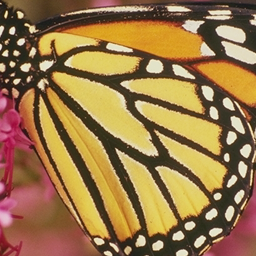
//> input picture Sources/cv/dnn_superres/butterfly.png, 256 x 256 px, given in place of butterfly.jpg, which was not available
$ ./periodic_noise_removing_filter   (built with g++ and OpenCV 4)
//> lines starting //> are read from the running program, lines starting //| are printed output that depends on the picture; after the words box and inside, x2 and y2 are one past the last pixel; in counts of white or black regions, pixels touching at a corner belong together; pictures that were not available may be replaced by others from this repository, and a replacement may not be noted
/**
* @brief You will learn how to remove periodic noise in the Fourier domain
* @author Karpushin Vladislav, karpushin@ngs.ru, https://github.com/VladKarpushin
*/
#include <iostream>
#include <opencv2/imgcodecs.hpp>
#include <opencv2/imgproc.hpp>

using namespace cv;
using namespace std;

void fftshift(const Mat& inputImg, Mat& outputImg);
void filter2DFreq(const Mat& inputImg, Mat& outputImg, const Mat& H);
void synthesizeFilterH(Mat& inputOutput_H, Point center, int radius);
void calcPSD(const Mat& inputImg, Mat& outputImg, int flag = 0);

int main()
{
	Mat imgIn = imread("D:\\GitHub\\Opencv_Learning_Notes\\Sources\\data\\butterfly.jpg", IMREAD_GRAYSCALE);
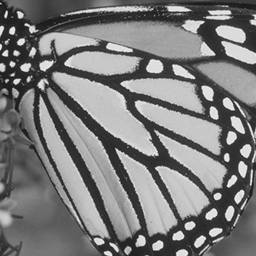
//> imgIn: 256 rows x 256 cols, CV_8UC1; min 19, max 244, mean 123.5
	if (imgIn.empty()) //check whether the image is loaded or not
	{
		cout << "ERROR : Image cannot be loaded..!!" << endl;
		return -1;
	}

	imgIn.convertTo(imgIn, CV_32F);
//> imgIn: 256 rows x 256 cols, CV_32FC1

	//! [main]
	// it needs to process even image only
	Rect roi = Rect(0, 0, imgIn.cols & -2, imgIn.rows & -2);
//> roi = Rect(0, 0, 256, 256)
	imgIn = imgIn(roi);

	// PSD calculation (start)
	Mat imgPSD;
	calcPSD(imgIn, imgPSD);
	fftshift(imgPSD, imgPSD);
	normalize(imgPSD, imgPSD, 0, 255, NORM_MINMAX);
	// PSD calculation (stop)

	//H calculation (start)
	Mat H = Mat(roi.size(), CV_32F, Scalar(1));
	const int r = 21;
	synthesizeFilterH(H, Point(705, 458), r);
	synthesizeFilterH(H, Point(850, 391), r);
	synthesizeFilterH(H, Point(993, 325), r);
	//H calculation (stop)
	// filtering (start)
	Mat imgOut;
	fftshift(H, H);
	filter2DFreq(imgIn, imgOut, H);
	// filtering (stop)
	//! [main]

	imgOut.convertTo(imgOut, CV_8U);
	normalize(imgOut, imgOut, 0, 255, NORM_MINMAX);
	imwrite("result.jpg", imgOut);
	imwrite("PSD.jpg", imgPSD);
	fftshift(H, H);
	normalize(H, H, 0, 255, NORM_MINMAX);
	imwrite("filter.jpg", H);
	return 0;
}

//! [fftshift]
void fftshift(const Mat& inputImg, Mat& outputImg)
{
	outputImg = inputImg.clone();
	int cx = outputImg.cols / 2;
	int cy = outputImg.rows / 2;
	Mat q0(outputImg, Rect(0, 0, cx, cy));
	Mat q1(outputImg, Rect(cx, 0, cx, cy));
	Mat q2(outputImg, Rect(0, cy, cx, cy));
	Mat q3(outputImg, Rect(cx, cy, cx, cy));
	Mat tmp;
	q0.copyTo(tmp);
	q3.copyTo(q0);
	tmp.copyTo(q3);
	q1.copyTo(tmp);
	q2.copyTo(q1);
	tmp.copyTo(q2);
}
//! [fftshift]

//! [filter2DFreq]
void filter2DFreq(const Mat& inputImg, Mat& outputImg, const Mat& H)
{
	Mat planes[2] = { Mat_<float>(inputImg.clone()), Mat::zeros(inputImg.size(), CV_32F) };
	Mat complexI;
	merge(planes, 2, complexI);
	dft(complexI, complexI, DFT_SCALE);

	Mat planesH[2] = { Mat_<float>(H.clone()), Mat::zeros(H.size(), CV_32F) };
	Mat complexH;
	merge(planesH, 2, complexH);
	Mat complexIH;
	mulSpectrums(complexI, complexH, complexIH, 0);

	idft(complexIH, complexIH);
	split(complexIH, planes);
	outputImg = planes[0];
}
//! [filter2DFreq]

//! [synthesizeFilterH]
void synthesizeFilterH(Mat& inputOutput_H, Point center, int radius)
{
	Point c2 = center, c3 = center, c4 = center;
	c2.y = inputOutput_H.rows - center.y;
	c3.x = inputOutput_H.cols - center.x;
	c4 = Point(c3.x, c2.y);
	circle(inputOutput_H, center, radius, 0, -1, 8);
	circle(inputOutput_H, c2, radius, 0, -1, 8);
	circle(inputOutput_H, c3, radius, 0, -1, 8);
	circle(inputOutput_H, c4, radius, 0, -1, 8);
}
//! [synthesizeFilterH]

// Function calculates PSD(Power spectrum density) by fft with two flags
// flag = 0 means to return PSD
// flag = 1 means to return log(PSD)
//! [calcPSD]
void calcPSD(const Mat& inputImg, Mat& outputImg, int flag)
{
//> called with flag = 0
	Mat planes[2] = { Mat_<float>(inputImg.clone()), Mat::zeros(inputImg.size(), CV_32F) };
//> planes[1]: 256 rows x 256 cols, CV_32FC1; every value is 0
	Mat complexI;
	merge(planes, 2, complexI);
	dft(complexI, complexI);
	split(complexI, planes);            // planes[0] = Re(DFT(I)), planes[1] = Im(DFT(I))
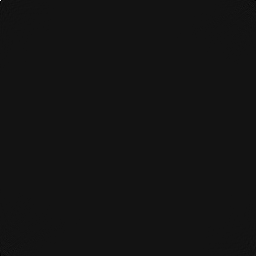
//> planes[0]: 256 rows x 256 cols, CV_32FC1; min -664570.3, max 8096020, mean 32; drawn with min black and max white
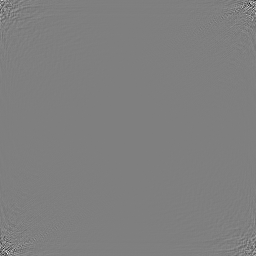
//> planes[1]: 256 rows x 256 cols, CV_32FC1; min -378747.8, max 378747.8, mean 0; drawn with min black and max white

	planes[0].at<float>(0) = 0;
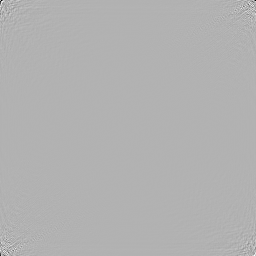
//> planes[0]: 256 rows x 256 cols, CV_32FC1; 1 pixels changed, all inside (x1, y1, x2, y2) = (0, 0, 1, 1); drawn with min black and max white
	planes[1].at<float>(0) = 0;

	// compute the PSD = sqrt(Re(DFT(I))^2 + Im(DFT(I))^2)^2
	Mat imgPSD;
	magnitude(planes[0], planes[1], imgPSD);		//imgPSD = sqrt(Power spectrum density)
	pow(imgPSD, 2, imgPSD);							//it needs ^2 in order to get PSD
	outputImg = imgPSD;
//> in fftshift (call 2), `q0.copyTo(tmp);`: tmp: 128 rows x 128 cols, CV_32FC1; every value is 1
//> in filter2DFreq, `split(complexIH, planes);`:
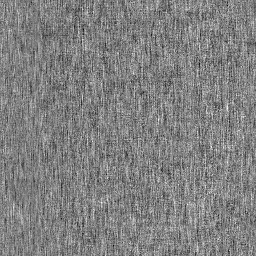
//> planes[1]: 256 rows x 256 cols, CV_32FC1; min -2.44e-05, max 2.38e-05, mean 3.55e-15; drawn with min black and max white

	// logPSD = log(1 + PSD)
	if (flag)
	{
		Mat imglogPSD;
		imglogPSD = imgPSD + Scalar::all(1);
		log(imglogPSD, imglogPSD);
		outputImg = imglogPSD;
	}
}
//! [calcPSD]
